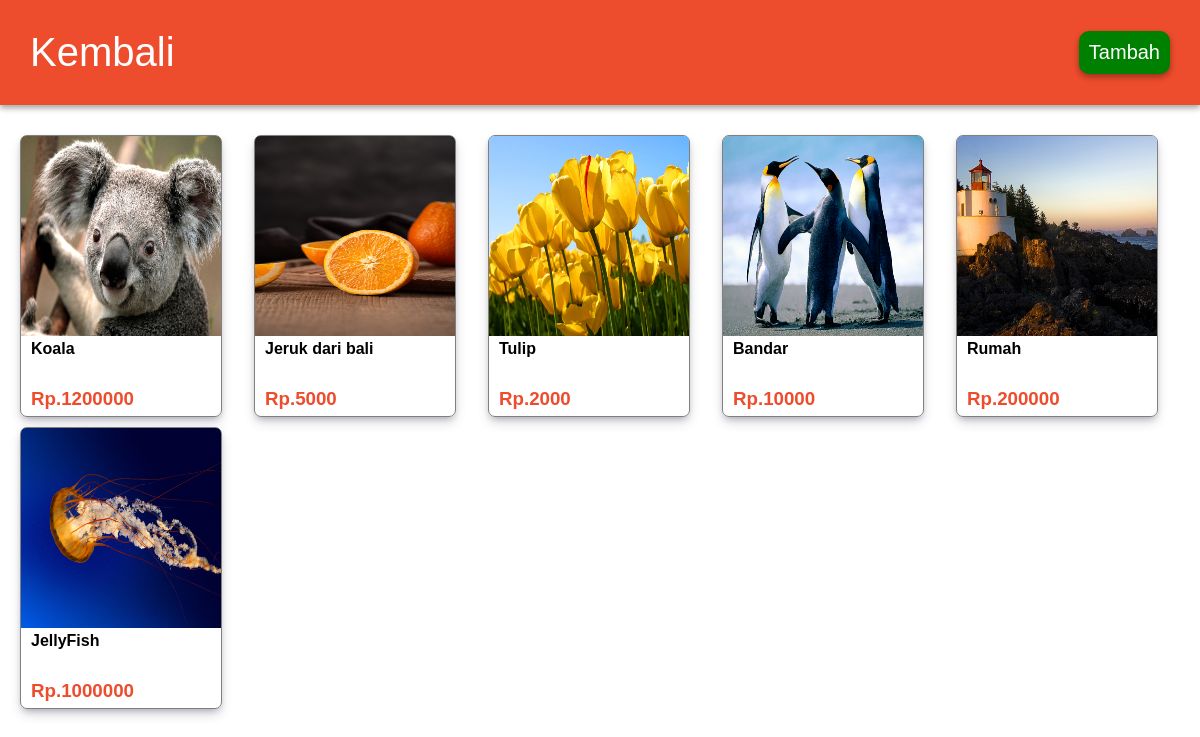
The page /kategori.php on the database its author committed.
### tables this page shows
CREATE TABLE `produk` (
  `id` int(11) NOT NULL,
  `produk` varchar(50) DEFAULT NULL,
  `keterangan` varchar(200) DEFAULT NULL,
  `harga` int(11) DEFAULT NULL,
  `img` varchar(50) DEFAULT NULL,
  `id_komen` varchar(50) DEFAULT NULL,
  `kategori` varchar(50) DEFAULT NULL
);

### fungsi.php (called while the page is built, shortened)
<?php
$conn = mysqli_connect('localhost','root','','shop');
function ambil($query){
    global $conn;
    $result = mysqli_query($conn,$query);
    $rows = [];
    while($row = mysqli_fetch_assoc($result) ){
        $rows[] = $row;
    }
    return $rows;
}
?>

### kategori.php (the view, shortened to what this page needs)
<?php
require 'fungsi.php';
$kategori = $_GET["kategori"];
$produk = ambil("SELECT * FROM produk WHERE kategori like '%$kategori%' ");
?>
<!DOCTYPE html>
<html lang="en">
<head>
    <link rel="stylesheet" href="css/kategori.css">
</head>
<body>
<div class="navbar">
        <a href="index.php"><h1>Kembali</h1></a>
        <ul>
            <li><a href="tambah.php">Tambah</a></li>
        </ul>
    </div>
<div class="kelompok">
    <ul class="produk">
            <?php foreach($produk as $produknya) : ?>
            <li>
                <div class="isi">
                    <a href="produk.php?id=<?= $produknya["id"] ?>">
                        <img src="img/<?= $produknya["img"] ?>">
                        <h4 ><?= $produknya["produk"] ?></h4>
                        <h3>Rp.<?= $produknya["harga"] ?></h3>
                    </a>
                </div>
            </li>
            <?php endforeach ; ?>
        </ul>
</div>
</body>
</html>

### css/kategori.css (style rules this page uses)
* { margin: 0; padding: 0; }
body { font-family: sans-serif; }
li { list-style: none; }
a { text-decoration: none; color: black; }
img { border-radius: 5px 5px 0 0; width: 200px; height: 200px; }
.navbar { display: flex; padding: 30px; background-color: #ee4d2d; box-shadow: rgba(0, 0, 0, 0.16) 0px 3px 6px, rgba(0, 0, 0, 0.23) 0px 3px 6px; align-items: center; justify-content: space-between; color: white; }
.navbar h1 { font-weight: 100; }
.navbar ul li { background-color: green; box-sizing: border-box; border-radius: 10px; box-shadow: rgba(0, 0, 0, 0.16) 0px 3px 6px, rgba(0, 0, 0, 0.23) 0px 3px 6px; padding: 10px; }
.navbar a { color: white; font-size: 20px; }
.kelompok { padding: 20px; }
.produk { display: grid; gap:10px; grid-template-columns: repeat(auto-fill,minmax(200px, 1fr)); }
.isi { border: 1px solid gray; box-shadow: rgba(50, 50, 93, 0.25) 0px 6px 12px -2px, rgba(0, 0, 0, 0.3) 0px 3px 7px -3px; border-radius: 7px; width: 200px; height: 280px; }
.isi a h4 { margin-left: 10px; color: black; }
.isi a h3 { margin-top: 30px; margin-left: 10px; color :#ee4d2d; }

### rows shown on the page
produk: img (picture), produk "Koala", harga "1200000"
produk: img (picture), produk "Jeruk dari bali", harga "5000"
produk: img (picture), produk "Tulip", harga "2000"
produk: img (picture), produk "Bandar", harga "10000"
produk: img (picture), produk "Rumah", harga "200000"
produk: img (picture), produk "JellyFish", harga "1000000"
